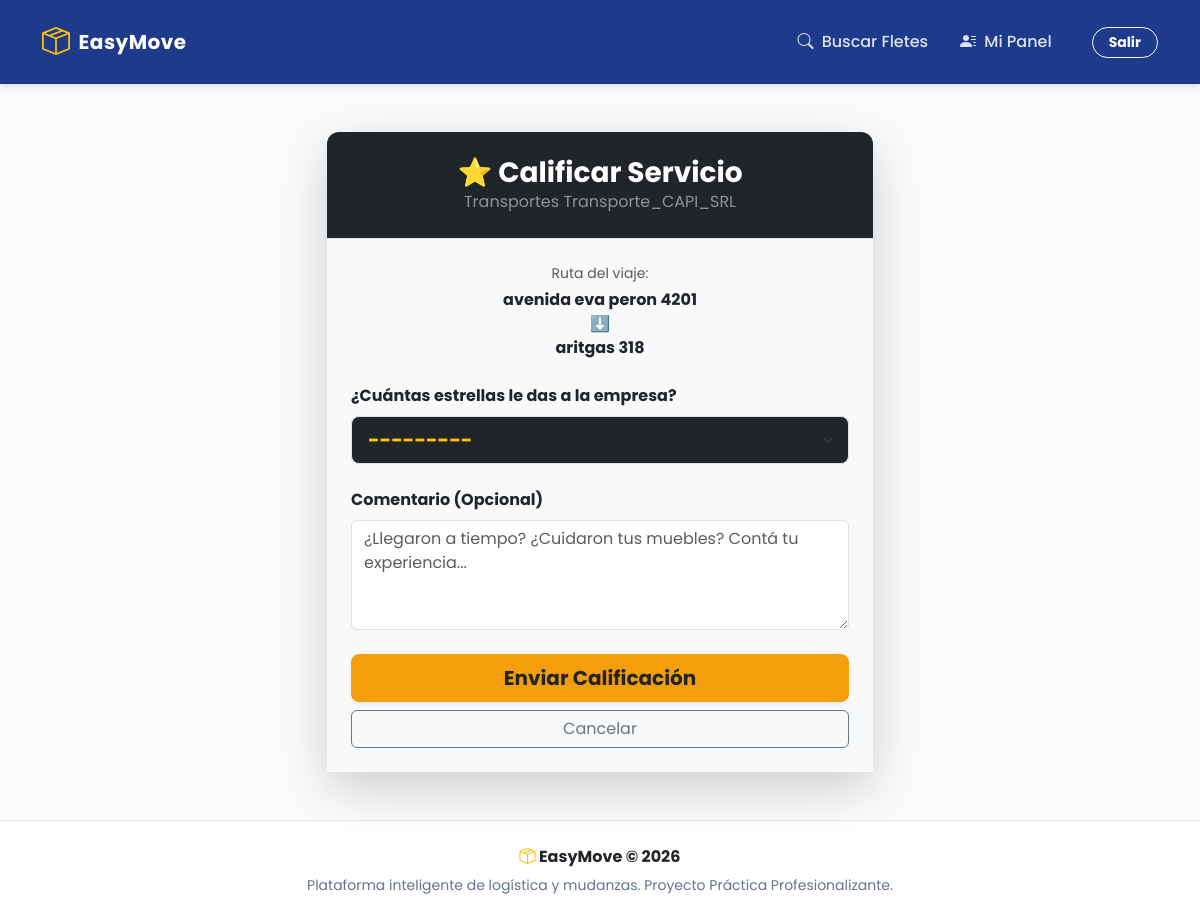
/panel/cliente/resena/3/ (signed in), run on the app's committed database.
### core/models.py (models this page shows, shortened)
class Mudanza(models.Model):
    ESTADOS = (
        ('PENDIENTE', 'Buscando transporte'),
        ('ASIGNADA', 'Transporte asignado'),
        ('COTIZADA', 'Cotizada'),
        ('FINALIZADA', 'Completada'),
    )
    TAMANOS = (
        ('CHICA', 'Chica (pocas cajas)'),
        ('MEDIANA', 'Mediana (muebles básicos)'),
        ('GRANDE', 'Grande (casa completa)'),
    )
    cliente = models.ForeignKey(
        settings.AUTH_USER_MODEL,
        on_delete=models.CASCADE,
        related_name='mudanzas_pedidas'
    )
    empresa = models.ForeignKey(
        settings.AUTH_USER_MODEL,
        on_delete=models.SET_NULL,
        null=True,
        blank=True,
        related_name='mudanzas_asignadas'
    )
    direccion_origen = models.CharField(max_length=255)
    codigo_postal_origen = models.CharField(max_length=10, null=True, blank=False)
    direccion_destino = models.CharField(max_length=255)
    codigo_postal_destino = models.CharField(max_length=10, null=True, blank=False)
    solicita_servicio_premium = models.BooleanField(default=False)
    tamano = models.CharField(max_length=15, choices=TAMANOS, default='CHICA')
    fecha_mudanza = models.DateField(null=True, blank=False)
    tiene_resena = models.BooleanField(default=False)
    distancia_km = models.DecimalField(max_digits=10, decimal_places=2, null=True, blank=True)
    tipo_viaje = models.CharField(max_length=100, null=True, blank=True) # Ej: "CABA a Provincia"
    costo_distancia = models.DecimalField(max_digits=12, decimal_places=2, null=True, blank=True)
    costo_operarios = models.DecimalField(max_digits=12, decimal_places=2, null=True, blank=True)
    costo_premium = models.DecimalField(max_digits=12, decimal_places=2, null=True, blank=True)
    cargos_extra = models.DecimalField(max_digits=12, decimal_places=2, null=True, blank=True, default=0)
    detalle_cargos_extra = models.CharField(max_length=255, null=True, blank=True)
    precio = models.DecimalField(max_digits=12, decimal_places=2, null=True, blank=True)
    fecha_propuesta = models.DateField(null=True, blank=True)
    estado = models.CharField(max_length=15, choices=ESTADOS, default='PENDIENTE')
    fecha_creacion = models.DateTimeField(auto_now_add=True)

class Usuario(AbstractUser):
    TIPOS_DE_ROL = (
        ('CLIENTE', 'Me quiero mudar'),
        ('EMPRESA', 'Realizo mudanzas'),
    )
    rol = models.CharField(max_length=10, choices=TIPOS_DE_ROL, default='CLIENTE')
    reputacion = models.DecimalField(max_digits=3, decimal_places=1, default=5.0)
    ZONAS_COBERTURA = (
        ('SOLO_CABA', 'Solo Capital Federal'),
        ('SOLO_PBA', 'Solo Provincia de Buenos Aires'),
        ('CABA_A_PBA', 'Capital Federal a Provincia'),
        ('PBA_A_CABA', 'Provincia a Capital Federal'),
        ('TODAS', 'CABA y Provincia (Ambos sentidos)'),
    )
    zona_cobertura = models.CharField(max_length=20, choices=ZONAS_COBERTURA, default='TODAS')
    ofrece_embalaje_seguro = models.BooleanField(default=False, help_text="Incluye operarios con bodycam y registro de cajas")
    descripcion_servicio_premium = models.TextField(
    blank=True,
    null=True,
    help_text="Describe qué incluye tu servicio extra"
)
    cuit = models.CharField(max_length=11, blank=True, null=True, help_text="Solo números, sin guiones")
    telefono = models.CharField(max_length=20, blank=True, null=True)
    direccion_base = models.CharField(max_length=255, blank=True, null=True)
    TIPO_FLOTA = (
        ('FURGON', 'Furgón (Ej: Kangoo, Partner)'),
        ('CAMIONETA', 'Camioneta (Ej: F-100, Hilux)'),
        ('CAMION_CHICO', 'Camión Liviano (Ej: 350)'),
        ('CAMION_MUDANZA', 'Camión de Mudanza Grande'),
    )
    vehiculo_principal = models.CharField(max_length=20, choices=TIPO_FLOTA, blank=True, null=True)
    tiene_seguro = models.BooleanField(default=False, help_text="¿Cuenta con seguro de carga?")
    cubre_caba = models.BooleanField(default=True, verbose_name="Solo CABA")
    cubre_amba = models.BooleanField(default=True, verbose_name="AMBA (Conurbano)")
    cubre_resto_pba = models.BooleanField(default=False, verbose_name="Resto de PBA (Ej: La Plata, Costa)")
    cubre_interior = models.BooleanField(default=False, verbose_name="Interior del País")

### core/views.py (the view)
# urls.py: path('panel/cliente/resena/<int:mudanza_id>/', views.dejar_resena, name='dejar_resena'),
@login_required
def dejar_resena(request, mudanza_id):
    mudanza = get_object_or_404(Mudanza, id=mudanza_id, cliente=request.user, estado='FINALIZADA')
    if mudanza.tiene_resena:
        return redirect('panel_cliente')
    if request.method == 'POST':
        form = ResenaForm(request.POST)
        if form.is_valid():
            resena = form.save(commit=False)
            resena.mudanza = mudanza
            resena.cliente = request.user
            resena.empresa = mudanza.empresa
            resena.save()
            mudanza.tiene_resena = True
            mudanza.save()
            return redirect('panel_cliente')
    else:
        form = ResenaForm()
    return render(request, 'core/dejar_resena.html', {'form': form, 'mudanza': mudanza})

### core/forms.py
class ResenaForm(forms.ModelForm):
    class Meta:
        model = Resena
        fields = ['calificacion', 'comentario']
        widgets = {
            'calificacion': forms.Select(attrs={'class': 'form-select form-select-lg fw-bold text-warning bg-dark'}),
            'comentario': forms.Textarea(attrs={
                'class': 'form-control',
                'rows': 4,
                'placeholder': '¿Llegaron a tiempo? ¿Cuidaron tus muebles? Contá tu experiencia...'
            })
        }

### core/templates/core/dejar_resena.html (shortened to what this page needs)
{% extends 'core/base.html' %} {% block content %}
<div class="container mt-5 mb-5">
  <div class="row justify-content-center">
    <div class="col-md-6">
      <div class="card shadow-lg border-0 rounded-4">
        <div
          class="card-header bg-dark text-white text-center py-4 rounded-top-4"
        >
          <h3 class="mb-0 fw-bold">⭐ Calificar Servicio</h3>
          <p class="mb-0 text-white-50">
            Transportes {{ mudanza.empresa.username }}
          </p>
        </div>
        <div class="card-body p-4 bg-light">
          <div class="text-center mb-4">
            <p class="text-muted small mb-1">Ruta del viaje:</p>
            <p class="fw-bold">
              {{ mudanza.direccion_origen }} <br />
              ⬇️ <br />
              {{ mudanza.direccion_destino }}
            </p>
          </div>
          <form method="post">
            <div class="mb-4">
              <label class="form-label fw-bold"
                >¿Cuántas estrellas le das a la empresa?</label
              >
              {{ form.calificacion }}
            </div>
            <div class="mb-4">
              <label class="form-label fw-bold">Comentario (Opcional)</label>
              {{ form.comentario }}
            </div>
            <div class="d-grid gap-2">
              <button
                type="submit"
                class="btn btn-warning btn-lg fw-bold text-dark shadow-sm"
              >
                Enviar Calificación
              </button>
              <a
                href="{% url 'panel_cliente' %}"
                class="btn btn-outline-secondary"
                >Cancelar</a
              >
            </div>
          </form>
        </div>
      </div>
    </div>
  </div>
</div>
{% endblock %}

### core/templates/core/base.html (style rules this page uses)
:root { --em-primary: #1e3a8a; --em-secondary: #f59e0b; --em-bg-light: #f8fafc; }
body { font-family: "Poppins", sans-serif; background-color: var(--em-bg-light); color: #334155; }
.btn-warning { background-color: var(--em-secondary); border-color: var(--em-secondary); color: white; border-radius: 8px; font-weight: 600; }
.card { border: none; border-radius: 12px; box-shadow: 0 4px 6px -1px rgba(0, 0, 0, 0.05), 0 2px 4px -1px rgba(0, 0, 0, 0.03); transition: transform 0.2s ease-in-out; }
.card-header { border-top-left-radius: 12px !important; border-top-right-radius: 12px !important; background-color: white; border-bottom: 1px solid #e2e8f0; }

### data on the page
Mudanza: empresa.username "Transporte_CAPI_SRL", direccion_origen "avenida eva peron 4201", direccion_destino "aritgas 318"
